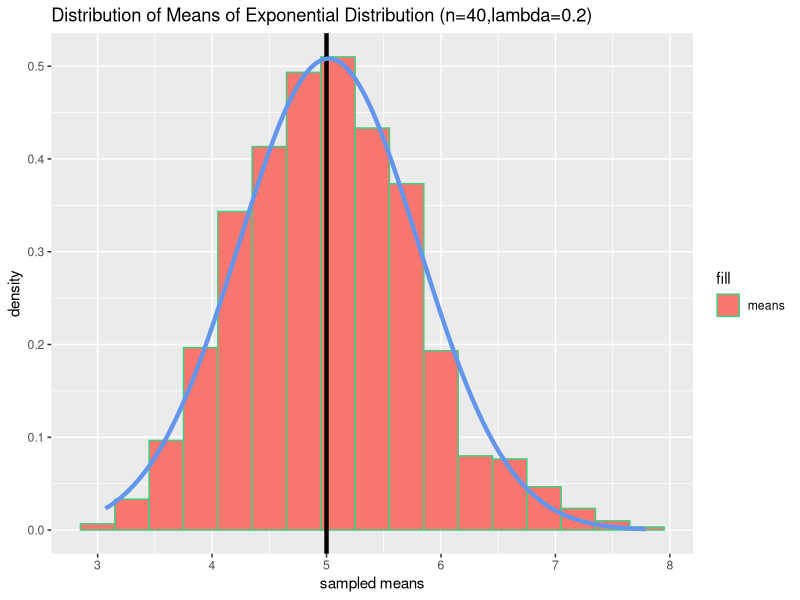
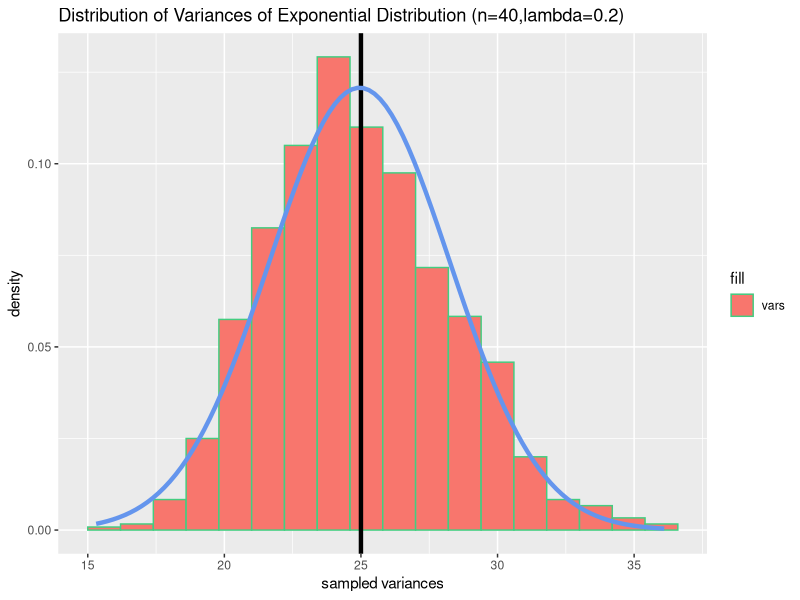
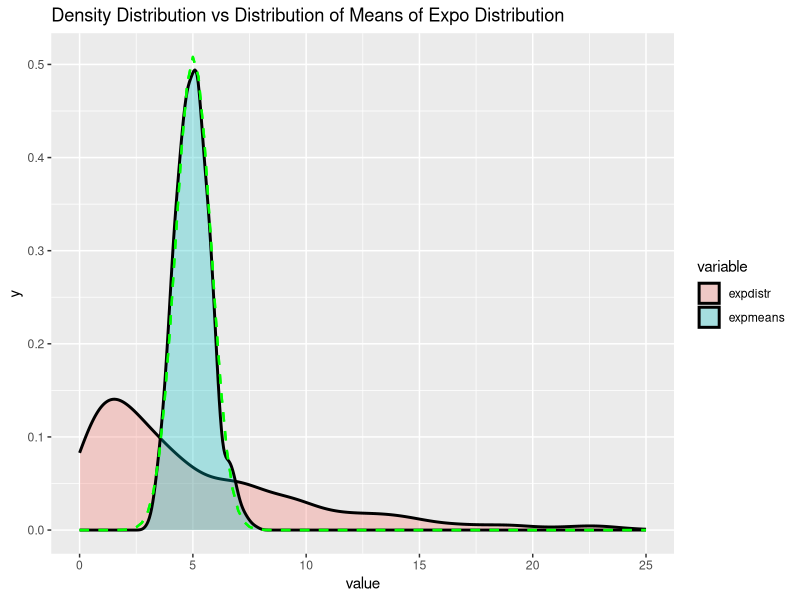

Write R code to recreate these figures, in order.
## ---- chunk 1
expdistr <- rexp(1000, rate=.2);expmeans <- NULL; expvars <- NULL;
for (i in 1:1000){expmeans <- c(expmeans, mean(rexp(40, rate = .2)));
                  expvars <- c(expvars, var(rexp(440, rate = .2)))}
simdata <- data.frame(expdistr, expmeans, expvars)
## ---- chunk 2
library(ggplot2); p <- ggplot(simdata, aes(x=expmeans, fill="means"))
p <- p + geom_histogram(binwidth=.3,colour="seagreen3",aes(y=..density..))
p <- p + geom_vline(xintercept=5, size=1.5, colour="black")
p <- p + stat_function(fun=dnorm, 
        args=list(mean=mean(simdata$expmeans),sd=sd(simdata$expmeans)),size=1.5, colour="cornflowerblue")
p + labs(title="Distribution of Means of Exponential Distribution (n=40,lambda=0.2)") + xlab("sampled means")
## ---- chunk 3
simulatedmean <- mean(simdata$expmeans)
print(paste0("the mean of simulated means is: ", as.character(simulatedmean)))
## ---- chunk 4
p <- ggplot(simdata, aes(x=expvars, fill="vars"))
p <- p + geom_histogram(binwidth=1.2,colour="seagreen3",aes(y=..density..))
p <- p + geom_vline(xintercept=25, size=1.5, colour="black")
p <- p + stat_function(fun=dnorm, 
                  args=list(mean=mean(simdata$expvars),sd=sd(simdata$expvars)),
                  size=1.5, colour="cornflowerblue")
p + labs(title="Distribution of Variances of Exponential Distribution (n=40,lambda=0.2)") + xlab("sampled variances")
## ---- chunk 5
simulatedvar <- mean(simdata$expvars)
print(paste0("the mean of simulated variances is: ", simulatedvar))
## ---- chunk 6
library(reshape2)
simdata2 <- melt(simdata,id.vars="expvars")
p <- ggplot(simdata2,aes(x=value,fill=variable))
p <- p + geom_density(alpha=.3,size=1)
p <- p + stat_function(fun=dnorm, 
                  args=list(mean=mean(simdata$expmeans),sd=sd(simdata$expmeans)),
                  size=0.8, colour="green", linetype="dashed")
p + labs(title="Density Distribution vs Distribution of Means of Expo Distribution") + xlim(0,25)
